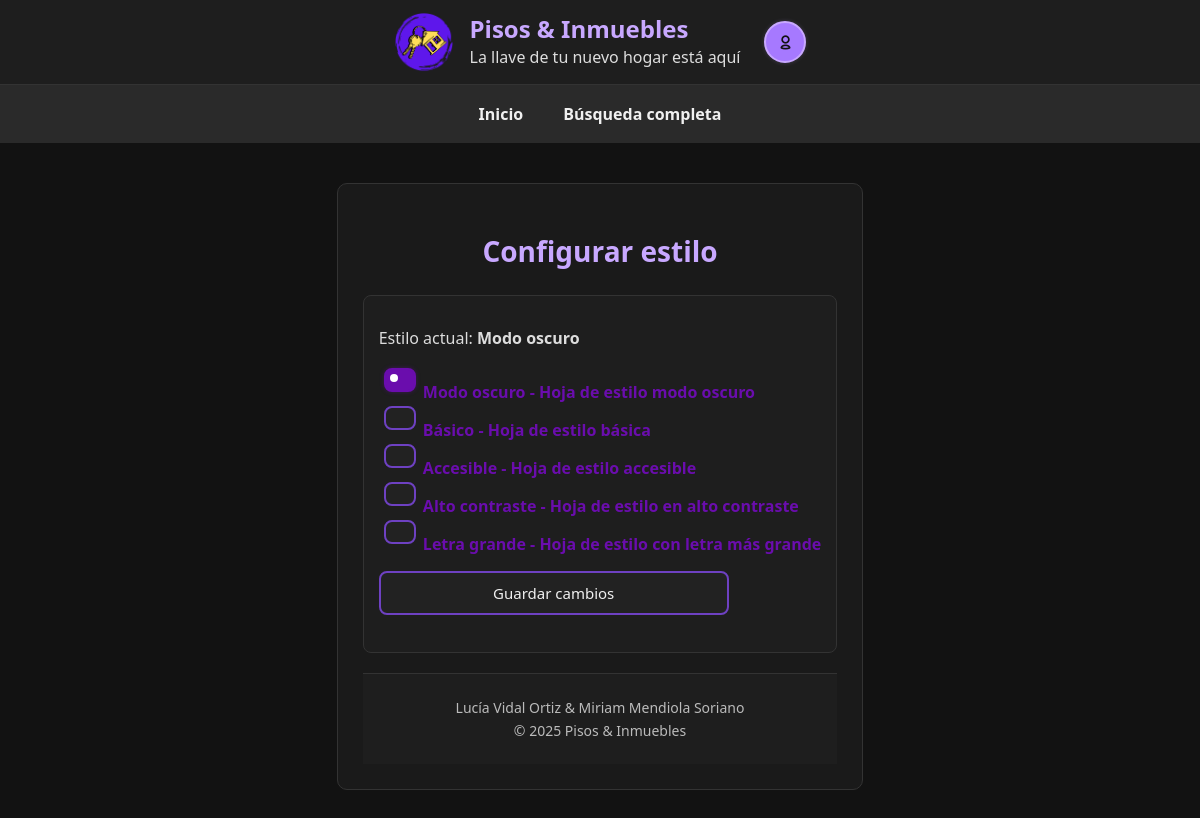
/configurar.php (signed in), run on the app's committed database.
### tables this page shows
CREATE TABLE `estilos` (
  `IdEstilo` int(10) UNSIGNED NOT NULL,
  `Nombre` varchar(100) NOT NULL,
  `Descripcion` text DEFAULT NULL,
  `Fichero` varchar(255) NOT NULL
);

### configurar.php (the view, shortened to what this page needs)
<?php
require_once("cabecera.inc");
require_once("inicio.inc");
$mysqli = obtenerConexion();
$estilos = [];
$sql = "SELECT IdEstilo, Nombre, Descripcion, Fichero FROM estilos ORDER BY IdEstilo";
$res = $mysqli->query($sql);
while ($fila = $res->fetch_assoc()) {
    $estilos[] = $fila;
}
$estiloActualNombre = null;
foreach ($estilos as $e) {
  if (isset($_SESSION['estilo']) && $_SESSION['estilo'] === $e['Fichero']) {
    $estiloActualNombre = $e['Nombre'];
    break;
  }
}
?>
<section>
  <article>
    <form method="post" action="respuesta_configurar.php" class="form-configurar">
      <p>Estilo actual:
        <strong><?php echo htmlspecialchars($estiloActualNombre); ?></strong>
      </p>
      <ul>
        <?php foreach ($estilos as $estilo): ?>
          <li>
            <label>
              <input
                type="radio"
                name="estilo"
                value="<?php echo (int)$estilo['IdEstilo']; ?>"
                <?php echo (isset($_SESSION['estilo']) && $_SESSION['estilo'] === $estilo['Fichero']) ? 'checked' : ''; ?>
              >
              <?php echo htmlspecialchars($estilo['Nombre']); ?> -
              <?php echo htmlspecialchars($estilo['Descripcion']); ?>
            </label>
          </li>
        <?php endforeach; ?>
      </ul>
      <p>
        <input type="submit" value="Guardar cambios">
      </p>
    </form>
  </article>
</section>
<?php require_once("footer.inc"); ?>

### modo-oscuro.css (style rules this page uses)
html { background-color: #121212; font-family: 'Segoe UI', Tahoma, Geneva, Verdana, sans-serif; color: #f0f0f0; }
html, body { height: 100%; margin: 0; padding: 0; display: flex; flex-direction: column; overflow-x: hidden; }
main.contenido input, main.contenido select, main.contenido textarea { background-color: #222; border: 2px solid #6e41c2; color: #f0f0f0; border-radius: 8px; }
label { color: #c8a8ff; }
main.contenido article { background-color: #1e1e1e; border: 1px solid #333; border-radius: 8px; padding: 15px; margin-bottom: 20px; color: #ddd; transition: transform 0.2s ease, box-shadow 0.3s ease; }
main ul, section ul { list-style: none; padding: 0; margin: 16px auto; max-width: 600px; }

### forms.css (style rules this page uses)
input, select { width: 100%; max-width: 350px; padding: 10px 14px; font-family: inherit; font-size: 15px; border: 2px solid #a679ff; border-radius: 8px; background-color: #fffdf2; transition: border-color 0.2s, box-shadow 0.2s; }
label { font-weight: 600; color: #4b2b99; }
label { color: #6a0dad; font-weight: bold; }
input[type="radio"] { appearance: none; -webkit-appearance: none; -moz-appearance: none; width: 18px; height: 18px; border: 2px solid #6a0dad; border-radius: 50%; background-color: #fff; cursor: pointer; position: relative; transition: all 0.2s ease; }
input[type="radio"]:checked { border-color: #6a0dad; background-color: #6a0dad; box-shadow: 0 0 4px rgba(106, 13, 173, 0.4); }
input[type="radio"]:checked::after { content: ""; position: absolute; top: 4px; left: 4px; width: 8px; height: 8px; background-color: white; border-radius: 50%; }
label { color: #6a0dad; font-size: 16px; cursor: pointer; }
main.contenido input, main.contenido select, main.contenido textarea { margin-bottom: 6px; }

### accesible.css (style rules this page uses)
html { background-color: #ffffff; color: #000000; font-family: "Comic Neue", "Verdana", "Arial Rounded MT", sans-serif; font-size: 18px; line-height: 1.7; }
.contenido p, .contenido li { max-width: 80ch; text-align: left; margin-bottom: 1.3em; }
input, select, textarea { background-color: #ffffff; color: #000000; border: 2px solid #000000; border-radius: 6px; padding: 10px 14px; width: 100%; font-size: 1rem; margin-bottom: 1rem; }
* { color: #000000 !important; border-color: #000000 !important; }
button, input[type="button"], input[type="submit"], a.enlaces, .a_identificarse a, .a_identificarse .btn { background-color: #000000 !important; color: #ffff00 !important; border: 2px solid #000000 !important; font-weight: bold; }
input, select, textarea { background-color: #ffffff !important; color: #000000 !important; border: 2px solid #000000 !important; }
section, article, main, fieldset { background-color: #ffffff !important; border-color: #000000 !important; color: #000000 !important; }
html { font-size: 20px !important; line-height: 1.8 !important; }
p, li, dd, dt, label { font-size: 1.1rem !important; }
input, select, textarea, button { font-size: 1.05rem !important; }
p, ul, ol, dl, fieldset { margin-bottom: 1.2em !important; }
section, article { margin-bottom: 2em !important; }

### alto-contraste.css (style rules this page uses)
html { background-color: #ffffff; color: #000000; font-family: 'Segoe UI', Tahoma, Geneva, Verdana, sans-serif; font-size: 15px; }
html, body { height: 100%; margin: 0; padding: 0; display: flex; flex-direction: column; }
main.contenido input, main.contenido select, main.contenido textarea { background-color: #fff; color: #000; border: 3px solid #000; border-radius: 8px; padding: 10px 14px; }
main.contenido section { margin-bottom: 32px; padding-bottom: 16px; border-bottom: 2px solid #000; }
main.contenido article { margin-bottom: 28px; padding: 20px; border: 2px solid #000; border-radius: 10px; }

### letra_grande.css (style rules this page uses)
html { font-size: 20px !important; line-height: 1.8 !important; }
p, li, dd, dt, label { font-size: 1.1rem !important; }
input, select, textarea, button { font-size: 1.05rem !important; }
p, ul, ol, dl, fieldset { margin-bottom: 1.2em !important; }
section, article { margin-bottom: 2em !important; }

### basic.css (style rules this page uses)
html { background-color: rgb(255, 255, 172); font-family:'Segoe UI', Tahoma, Geneva, Verdana, sans-serif }
html, body { height: 100%; margin: 0; padding: 0; display: flex; flex-direction: column; overflow-x: hidden; }
main ul, section ul { list-style: none; padding: 0; margin: 16px auto; max-width: 600px; }
main ul li, section ul li { margin-bottom: 10px; }

### data on the page
estilos: Nombre "Modo oscuro", Fichero "☑ Modo oscuro - Hoja de estilo m", Descripcion "Hoja de estilo modo oscuro"
estilos: Fichero "☐ Básico - Hoja de estilo básica", Nombre "Básico", Descripcion "Hoja de estilo básica"
estilos: Fichero "☐ Accesible - Hoja de estilo acc", Nombre "Accesible", Descripcion "Hoja de estilo accesible"
estilos: Fichero "☐ Alto contraste - Hoja de estil", Nombre "Alto contraste", Descripcion "Hoja de estilo en alto contraste"
estilos: Fichero "☐ Letra grande - Hoja de estilo", Nombre "Letra grande", Descripcion "Hoja de estilo con letra más grande"

### other printed values
$title "Configurar estilo"
